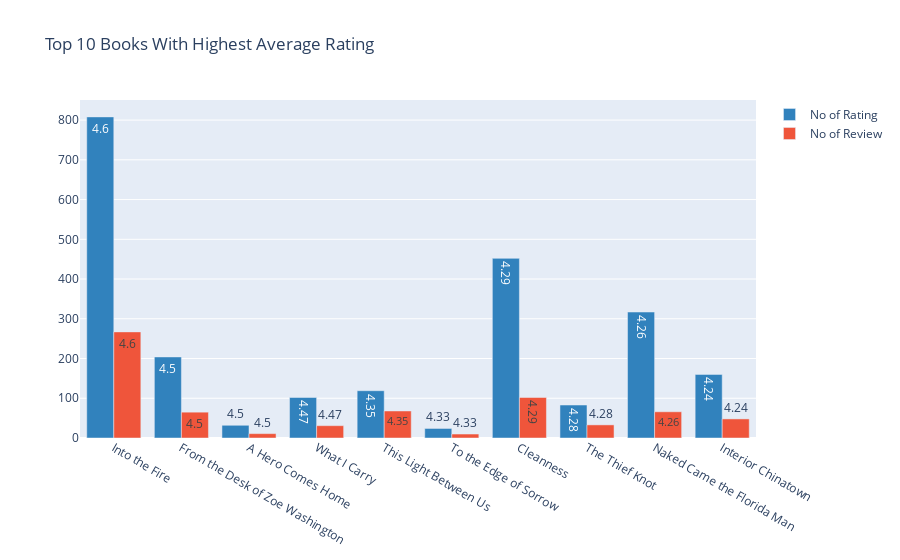
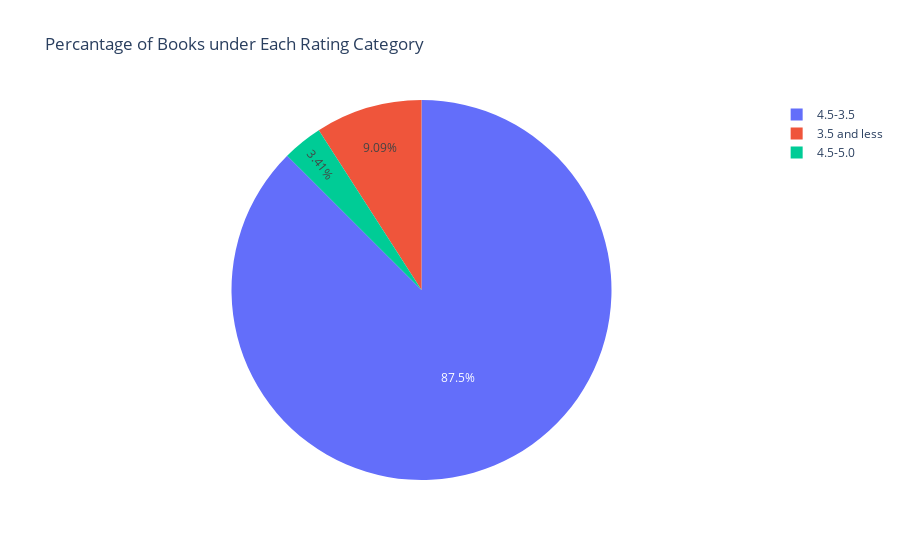
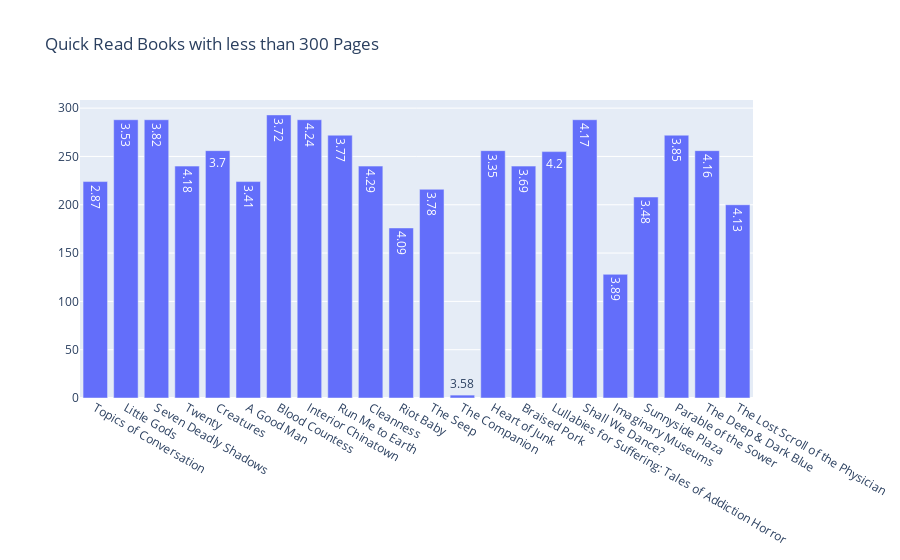

Notebook source saved alongside these figures, in order:
### Code cell
main()

### Figure 1 — Plotly figure (JSON) as saved in the notebook; plotly's stock layout.template omitted (floating-point values rounded to 4 significant figures)
{"data": [{"marker": {"color": "rgb(49,130,189)"}, "name": "No of Rating", "text": [4.6, 4.5, 4.5, 4.47, 4.35, 4.33, 4.29, 4.28, 4.26, 4.24], "type": "bar", "x": ["Into the Fire", "From the Desk of Zoe Washington", "A Hero Comes Home", "What I Carry", "This Light Between Us", "To the Edge of Sorrow", "Cleanness", "The Thief Knot", "Naked Came the Florida Man", "Interior Chinatown"], "y": [808, 204, 32, 102, 119, 24, 452, 83, 317, 160]}, {"name": "No of Review", "text": [4.6, 4.5, 4.5, 4.47, 4.35, 4.33, 4.29, 4.28, 4.26, 4.24], "type": "bar", "x": ["Into the Fire", "From the Desk of Zoe Washington", "A Hero Comes Home", "What I Carry", "This Light Between Us", "To the Edge of Sorrow", "Cleanness", "The Thief Knot", "Naked Came the Florida Man", "Interior Chinatown"], "y": [267, 65, 11, 31, 68, 10, 102, 33, 66, 48]}], "layout": {"title": {"text": "Top 10 Books With Highest Average Rating"}}}

### Figure 2 — Plotly figure (JSON) as saved in the notebook; plotly's stock layout.template omitted (floating-point values rounded to 4 significant figures)
{"data": [{"labels": ["3.5 and less", "4.5-3.5", "4.5-5.0"], "type": "pie", "values": [8, 77, 3]}], "layout": {"title": {"text": "Percantage of Books under Each Rating Category"}}}

### Figure 3 — Plotly figure (JSON) as saved in the notebook; plotly's stock layout.template omitted (floating-point values rounded to 4 significant figures)
{"data": [{"name": "Page count", "text": [2.87, 3.53, 3.82, 4.18, 3.7, 3.41, 3.72, 4.24, 3.77, 4.29, 4.09, 3.78, 3.58, 3.35, 3.69, 4.2, 4.17, 3.89, 3.48, 3.85, 4.16, 4.13], "type": "bar", "x": ["Topics of Conversation", "Little Gods", "Seven Deadly Shadows", "Twenty", "Creatures", "A Good Man", "Blood Countess", "Interior Chinatown", "Run Me to Earth", "Cleanness", "Riot Baby", "The Seep", "The Companion", "Heart of Junk", "Braised Pork", "Lullabies for Suffering: Tales of Addiction Horror", "Shall We Dance?", "Imaginary Museums", "Sunnyside Plaza", "Parable of the Sower", "The Deep & Dark Blue", "The Lost Scroll of the Physician"], "y": [224, 288, 288, 240, 256, 224, 293, 288, 272, 240, 176, 216, 3, 256, 240, 255, 288, 128, 208, 272, 256, 200]}], "layout": {"title": {"text": "Quick Read Books with less than 300 Pages"}}}
